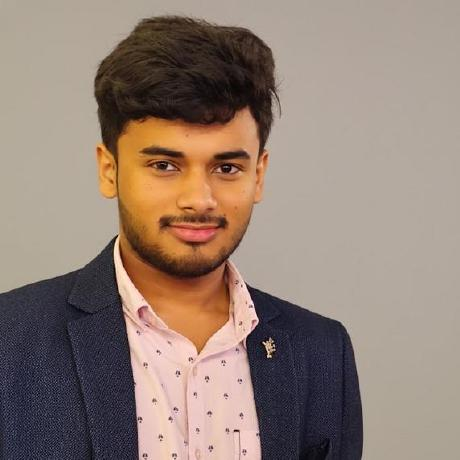
#> input picture source_photo.jpg, 460 x 460 px
$ python -i prep_photo.py   (imports and definitions only)
#> lines starting #> are read from the running program, lines starting #| are printed output that depends on the picture
"""Prep a photo for ASCII conversion.

Usage:
    python scripts/prep_photo.py source-photo.jpg [source-prepped.png]

A flatly-lit face converts to a dark, unreadable blob, and a busy
background prints as noise around the subject. Fix both:

  1. Isolate the subject. rembg if it is installed; otherwise an
     OpenCV grabCut pass seeded from a border rectangle (no downloads).
     Pass --keep-bg to skip this entirely.
  2. Composite onto pure white so the background maps to the blank end
     of the ASCII ramp (white -> spaces).
  3. Crop to the aspect ratio of the ASCII glyph grid, biased toward
     the top so the face is not cut off.
  4. Boost local contrast with CLAHE, then a gentle S-curve so a flat
     face gets real highlights and shadows at low resolution.

Output: a grayscale PNG.
"""
from __future__ import annotations

import sys
from pathlib import Path

import cv2
import numpy as np
from PIL import Image

# Matches the 100x53 glyph grid in make_ascii_svg.py: each glyph cell is
# about half as wide as it is tall, so 100*0.5 : 53 in pixels.
TARGET_WH = (100 * 0.5) / 53


# [11 lines left out: function rembg_cut, not called in this run]


def grabcut_cut(rgb: np.ndarray, margin: float = 0.06, iters: int = 6) -> np.ndarray:
#> called with margin = 0.06, iters = 6
    print("  isolating subject with grabCut ...")
    h, w = rgb.shape[:2]
#> h = 460; w = 460
    mx, my = int(w * margin), int(h * margin)
#> mx = 27; my = 27
    rect = (mx, my, w - 2 * mx, h - 2 * my)
#> rect = (27, 27, 406, 406)
    mask = np.zeros((h, w), np.uint8)
    bgd, fgd = np.zeros((1, 65), np.float64), np.zeros((1, 65), np.float64)
    bgr = cv2.cvtColor(rgb, cv2.COLOR_RGB2BGR)
#> bgr is the input picture: shape (460, 460, 3); mean B, G, R 117.5, 128.6, 147.1
    cv2.grabCut(bgr, mask, rect, bgd, fgd, iters, cv2.GC_INIT_WITH_RECT)
    fg = np.where((mask == cv2.GC_FGD) | (mask == cv2.GC_PR_FGD), 255, 0).astype(np.uint8)
    fg = cv2.morphologyEx(fg, cv2.MORPH_OPEN, np.ones((5, 5), np.uint8))
    fg = cv2.morphologyEx(fg, cv2.MORPH_CLOSE, np.ones((9, 9), np.uint8))
    fg = cv2.GaussianBlur(fg, (7, 7), 0)
    alpha = (fg / 255.0)[:, :, None]
    return (rgb * alpha + 255 * (1 - alpha)).astype(np.uint8)
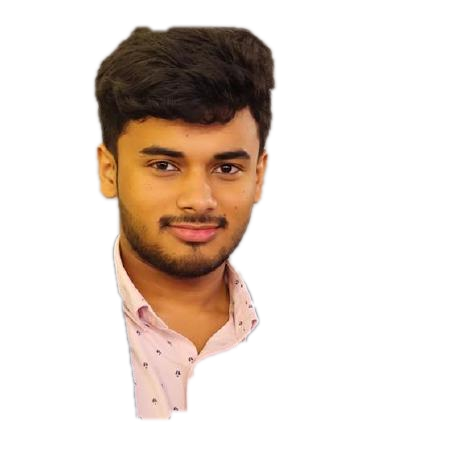
#> returned value: shape (460, 460, 3); mean of channels 0, 1, 2 229, 217.9, 210.5; drawn as R, G, B


# [44 lines left out: functions crop_to_ratio, main, not called in this run]


# [2 lines not run here, left out]

>>> import cv2
>>> picture = cv2.cvtColor(cv2.imread('../source_photo.jpg'), cv2.COLOR_BGR2RGB)
>>> result = grabcut_cut(picture)
